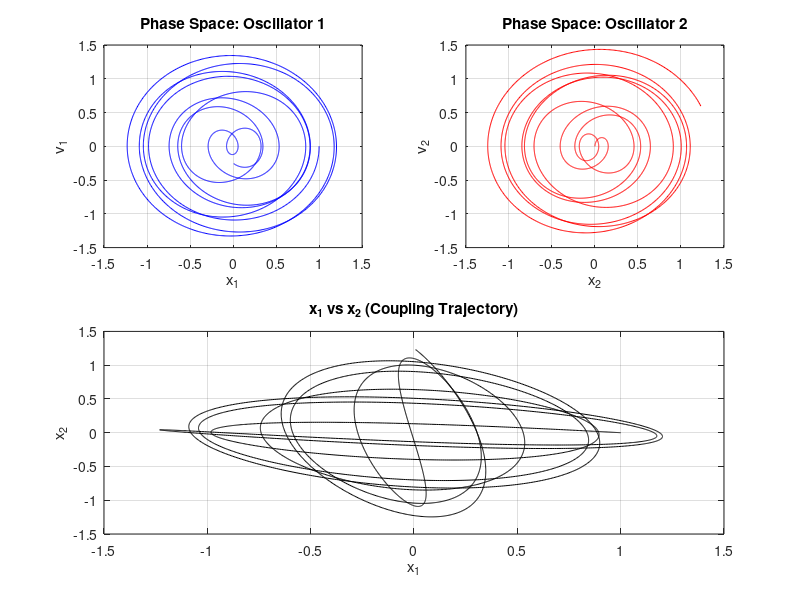

MATLAB code to generate this figure:
clc;
clear;
close all;

%% Parameters
m = 1;        % mass
k = 1;        % spring constant
kc = 0.2;     % coupling spring constant
t_max = 50;   % simulation time
dt = 0.01;    % time step

%% Time vector
t = 0:dt:t_max;
N = length(t);

%% Preallocate
x1 = zeros(1, N); v1 = zeros(1, N);
x2 = zeros(1, N); v2 = zeros(1, N);

%% Initial conditions
x1(1) = 1;   % initial displacement oscillator 1
v1(1) = 0;   % initial velocity oscillator 1
x2(1) = 0;   % initial displacement oscillator 2
v2(1) = 0;   % initial velocity oscillator 2

%% Integration (Euler method)
for i = 1:N-1
    % Accelerations
    a1 = -(k*x1(i) + kc*(x1(i) - x2(i))) / m;
    a2 = -(k*x2(i) + kc*(x2(i) - x1(i))) / m;

    % Euler updates
    v1(i+1) = v1(i) + a1*dt;
    x1(i+1) = x1(i) + v1(i)*dt;

    v2(i+1) = v2(i) + a2*dt;
    x2(i+1) = x2(i) + v2(i)*dt;
end

%% Plot Phase Space Diagrams

figure;
subplot(2,2,1)
plot(x1, v1, 'b')
xlabel('x_1'); ylabel('v_1');
title('Phase Space: Oscillator 1');
grid on

subplot(2,2,2)
plot(x2, v2, 'r')
xlabel('x_2'); ylabel('v_2');
title('Phase Space: Oscillator 2');
grid on

subplot(2,2,[3 4])
plot(x1, x2, 'k')
xlabel('x_1'); ylabel('x_2');
title('x_1 vs x_2 (Coupling Trajectory)');
grid on

